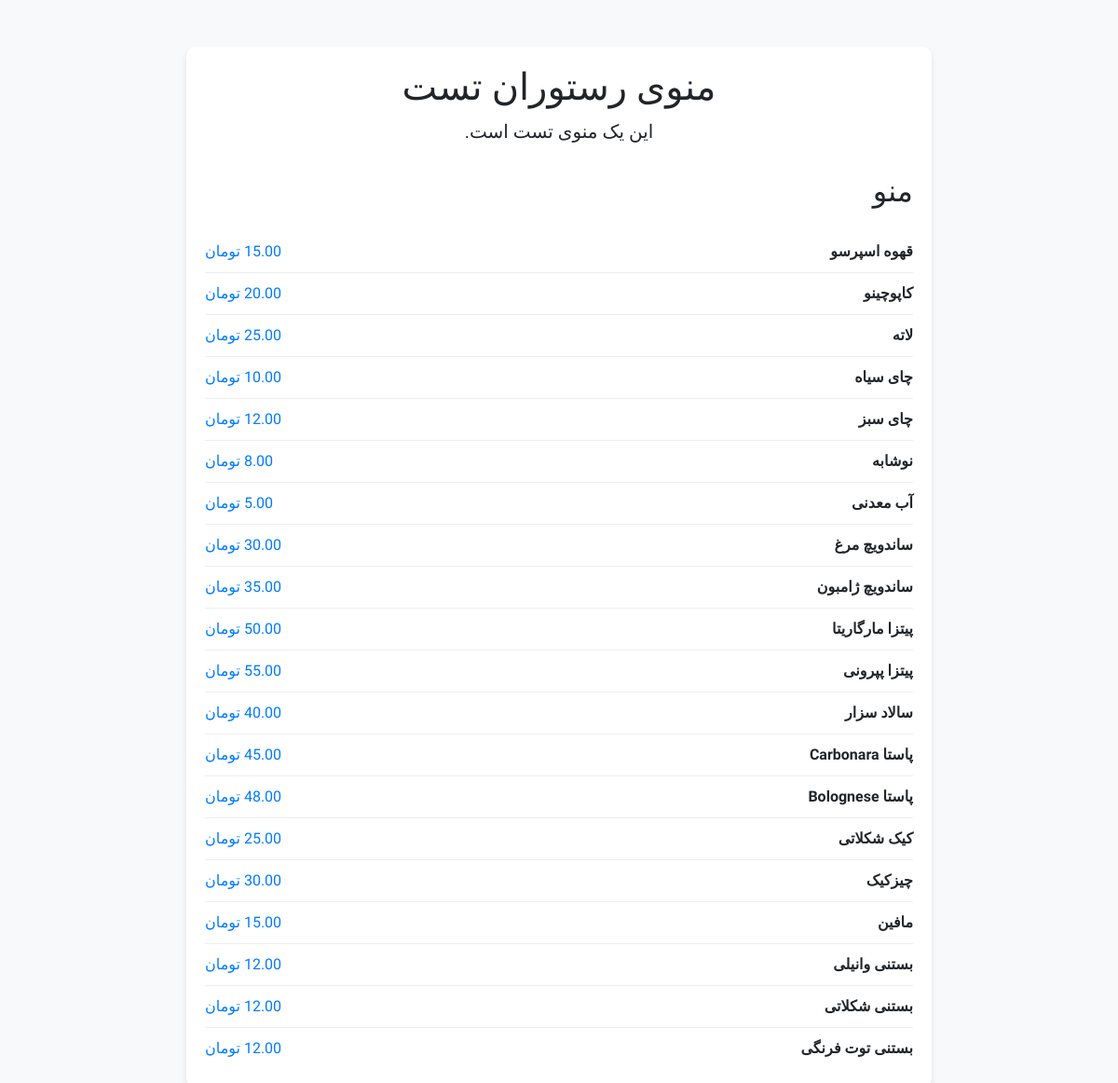
The page /site/menu/1/ on the database its author committed.
### QRCode/models.py (models this page shows, shortened)
class Menu(models.Model):
    name = models.CharField(max_length=100)
    description = models.TextField()

class MenuItem(models.Model):
    menu = models.ForeignKey(Menu, on_delete=models.CASCADE, related_name='items')
    name = models.CharField(max_length=100)
    description = models.TextField()
    price = models.DecimalField(max_digits=10, decimal_places=2)

### QRCode/views.py (the view)
# urls.py: path('menu/<int:menu_id>/', menu_detail, name='menu_detail'),
def menu_detail(request, menu_id):
    menu = get_object_or_404(Menu, id=menu_id)
    return render(request, 'QRCode/menu_detail.html', {'menu': menu})

### QRCode/templates/QRCode/menu_detail.html (shortened to what this page needs)
<!DOCTYPE html>
<html lang="fa" dir="rtl">
<head>
    <link href="https://cdn.jsdelivr.net/npm/bootstrap@5.3.0/dist/css/bootstrap.min.css" rel="stylesheet">
</head>
<body>
<div class="menu-container">
    <div class="menu-header">
        <h1>{{ menu.name }}</h1>
        <p class="lead">{{ menu.description }}</p>
    </div>
    <h2 class="mb-4">منو</h2>
    <div class="menu-items">
        {% for item in menu.items.all %}
        <div class="menu-item">
            <span class="item-name">{{ item.name }}</span>
            <span class="item-price">{{ item.price }} تومان</span>
        </div>
        {% endfor %}
    </div>
</div>
</body>
</html>

### QRCode/templates/QRCode/menu_detail.html (style rules this page uses)
body { font-family: 'Iranian Sans', sans-serif; background-color: #f8f9fa; }
.menu-container { max-width: 800px; margin: 50px auto; padding: 20px; background: #fff; border-radius: 10px; box-shadow: 0 4px 6px rgba(0, 0, 0, 0.1); }
.menu-header { text-align: center; margin-bottom: 30px; }
.menu-item { display: flex; justify-content: space-between; padding: 10px 0; border-bottom: 1px solid #eee; }
.menu-item:last-child { border-bottom: none; }
.item-name { font-weight: bold; }
.item-price { color: #007bff; }

### rows shown on the page
Menu: name "منوی رستوران تست", description "این یک منوی تست است."
MenuItem: name "قهوه اسپرسو", price "15.00"
MenuItem: name "کاپوچینو", price "20.00"
MenuItem: name "لاته", price "25.00"
MenuItem: name "چای سیاه", price "10.00"
MenuItem: name "چای سبز", price "12.00"
MenuItem: name "نوشابه", price "8.00"
MenuItem: name "آب معدنی", price "5.00"
MenuItem: name "ساندویچ مرغ", price "30.00"
MenuItem: name "ساندویچ ژامبون", price "35.00"
MenuItem: name "پیتزا مارگاریتا", price "50.00"
MenuItem: name "پیتزا پپرونی", price "55.00"
MenuItem: name "سالاد سزار", price "40.00"
MenuItem: name "پاستا Carbonara", price "45.00"
MenuItem: name "پاستا Bolognese", price "48.00"
MenuItem: name "کیک شکلاتی", price "25.00"
MenuItem: name "چیزکیک", price "30.00"
MenuItem: name "مافین", price "15.00"
MenuItem: name "بستنی وانیلی", price "12.00"
MenuItem: name "بستنی شکلاتی", price "12.00"
MenuItem: name "بستنی توت فرنگی", price "12.00"
